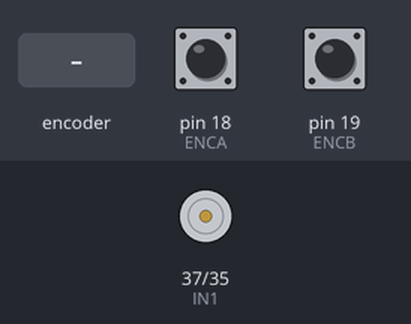
A sketch run on a simulated Arduino Mega 2560, built with avr-gcc and run on an emulated ATmega2560. Shown: motor-driver pin pairs drawn as motors (green arrow = first pin HIGH = forward, orange = second pin HIGH = backward, longer = more drive, scaled by the enable pin). The inputs (shaded band) are chosen by the test bench; at power-on: pin 18 (ENCA) HIGH, pin 19 (ENCB) HIGH. What the sketch prints to the serial monitor is not drawn.

Above: at 0.04 s.
At 1.2 s:
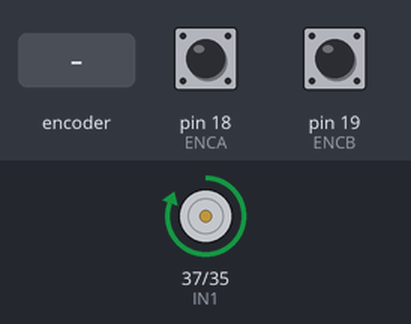
1.3 s: rotary encoder on pin 18 (ENCA) / pin 19 (ENCB) turned 3 steps (first pin leading)
At 4.6 s:
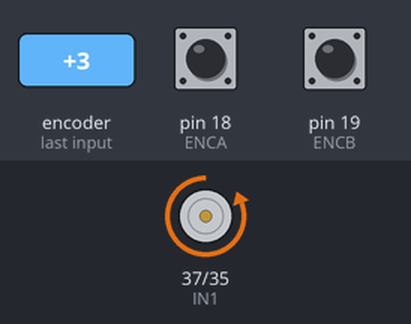
Timing chart, 0 to 10.7 s (numbered marks = the images above; inputs shaded):
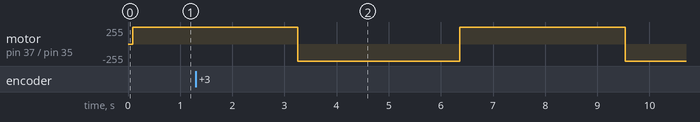

The sketch:

PID_Control_for_One_Motor.ino
```cpp
#include <util/atomic.h> // For the position read

//Define Encoder pins, pwm pin, and motor driver pins
#define ENCA 18 // interrupt pin
#define ENCB 19
#define PWM 8 // can be any pwm pin on board
#define IN2 35 // can be any digital pin
#define IN1 37

volatile int posi = 0; // specify posi as volatile, int because counts are discrete
long prevT = 0; //variable for time count
float eprev = 0; // previous loop's error
float eintegral = 0;//integral error

void setup() {
  //baud rate
  Serial.begin(230400);
  pinMode(ENCA,INPUT);
  pinMode(ENCB,INPUT);
  attachInterrupt(digitalPinToInterrupt(ENCA),readEncoder,RISING);

  //pwm and direction pins are outputs that go to the motor
  pinMode(PWM,OUTPUT);
  pinMode(IN1,OUTPUT);
  pinMode(IN2,OUTPUT);

}
// This loop has PID control code in it, but any other control algorithm can be used
void loop() {

  // PID constants
  float kp = 10;
  float kd = 0.5;
  float ki = 0;

  // find time difference between each loop
  long currT = micros(); // micros gives time of simulation in microseconds
  float deltaT = ((float) (currT - prevT))/( 1.0e6 );
  prevT = currT;

  //set a target position for the motor. It will be in counts, so conversion is needed to degrees for output.
  //This target is an example of how to make it time-dependent
  float target = 180*sin(currT/1e6);


  int pos = 0;
  ATOMIC_BLOCK(ATOMIC_RESTORESTATE) {
    pos = posi;
  }

  // current position error
  float e = target - pos;

  // derivative error
  float dedt = (e-eprev)/(deltaT);

  // integral error
  eintegral = eintegral + e*deltaT;

  // control signal
  float u = kp*e + kd*dedt + ki*eintegral;

  // set motor power as absolute of control signal
  float pwr = fabs(u);

  // limit pwr as 255 to not overdrive motors, if this response is too fast then limit can be lowered.
  if( pwr > 255 ){
    pwr = 255;
  }

  // motor direction based on sign of control signal
  int dir = 1;
  if(u<0){
    dir = -1;
  }

  // call a function to drive the motor at a set direction and torque
  setMotor(dir,pwr,PWM,IN1,IN2);


  // store previous error
  eprev = e;

  //print target and position to see the response
  Serial.print(target);
  Serial.print(" ");
  Serial.print(pos);
  Serial.print(" ");
  Serial.println();
}

//function to set motor (could also be define at top of code)
// set inputs and their classifications
void setMotor(int dir, float pwmVal, int pwm, int in1, int in2){
  //set the pwm pin to the appropriate level
  analogWrite(pwm,pwmVal);
  //set direction
  if(dir == 1){
    digitalWrite(in1,HIGH);
    digitalWrite(in2,LOW);
  }
  else if(dir == -1){
    digitalWrite(in1,LOW);
    digitalWrite(in2,HIGH);
  }
  else{
    digitalWrite(in1,LOW);
    digitalWrite(in2,LOW);
  }
}

void readEncoder(){
  int b = digitalRead(ENCB);
  if(b > 0){
    posi++;
  }
  else{
    posi--;
  }
}
```
